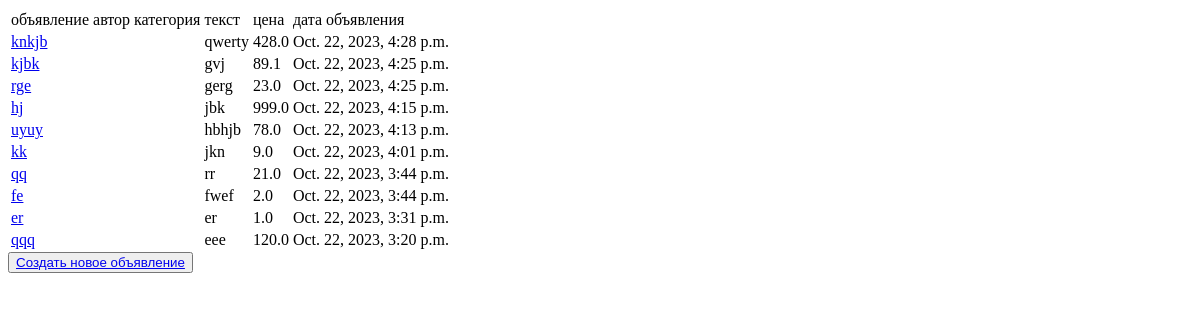
/board, run on an earlier commit of the app's database.
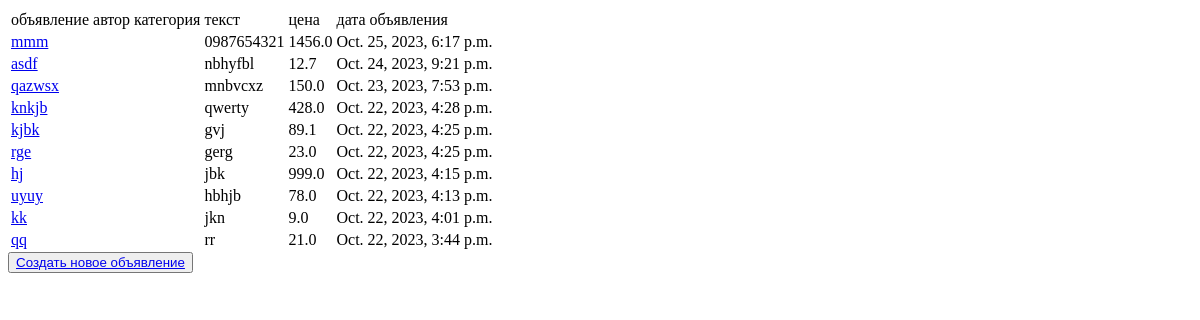
And on a later commit of the database.
### board/models.py (models this page shows, shortened)
class Ad(models.Model):
    objects = None
    Tanks = 'TN'
    Healers = 'HL'
    DD = 'DD'
    Merchants = 'ME'
    GuildMasters = 'GM'
    QuestGivers = 'QG'
    Blacksmiths = 'BS'
    Tanners = 'TS'
    PotionMakers = 'PM'
    SpellMasters = 'SM'
    CATEGORIES = [
        (Tanks, 'Танки'),
        (DD, 'ДД'),
        (Healers, 'Хиллы'),
        (Merchants, 'Торговцы'),
        (GuildMasters, 'Гилдмастера'),
        (QuestGivers, 'Квестгиверы'),
        (Blacksmiths, 'Кузнецы'),
        (Tanners, 'Кожевники'),
        (PotionMakers, 'Зельевары'),
        (SpellMasters, 'Мастера заклинаний'),
    ]
    author = models.ForeignKey(User, on_delete=models.CASCADE)
    title = models.CharField(max_length=200)
    categories = models.CharField(max_length=2, choices=CATEGORIES)
    description = models.TextField()
    price = models.FloatField(default=0)
    file = models.ImageField(upload_to='media/', null=True, blank=True)
    created_at = models.DateTimeField(default=django.utils.timezone.now)

### board/views.py (the view)
# urls.py: path('board', AdList.as_view(), name='list'),
class AdList(ListView):
    model = Ad
    ordering = '-id'
    template_name = 'list.html'
    context_object_name = 'ads'
    paginate_by = 10

### templates/list.html
{% block content %}
<table>
    <tr>
        <td>объявление</td>
        <td>автор</td>
        <td>категория</td>
        <td>текст</td>
        <td>цена</td>
        <td>дата объявления</td>
    </tr>
    {% for ads in ads %}
<tr>
    <td><a href={{ ads.id }}>{{ ads.title }}</a></td>
    <td>{{ ads.author }}</td>
    <td>{{ ads.categories }}</td>
    <td>{{ ads.description|truncatechars:20 }}</td>
    <td>{{ ads.price }}</td>
    <td>{{ ads.created_at }}</td>
</tr>
    {% endfor %}
</table>
<button><a href="create/">Создать новое объявление</a></button>
{% endblock content %}

What changed in the data, as far as the page shows it:
no longer on this page (row edited): Ad: title "fe", description "fwef", price "2.0", created_at "Oct. 22, 2023, 3:44 p.m."
no longer on this page (row unchanged): Ad: title "er", description "er", price "1.0", created_at "Oct. 22, 2023, 3:31 p.m."
no longer on this page (row unchanged): Ad: title "qqq", description "eee", price "120.0", created_at "Oct. 22, 2023, 3:20 p.m."
added Ad: title "mmm", description "0987654321", price "1456.0", created_at "Oct. 25, 2023, 6:17 p.m."
added Ad: title "asdf", description "nbhyfbl", price "12.7", created_at "Oct. 24, 2023, 9:21 p.m."
added Ad: title "qazwsx", description "mnbvcxz", price "150.0", created_at "Oct. 23, 2023, 7:53 p.m."
